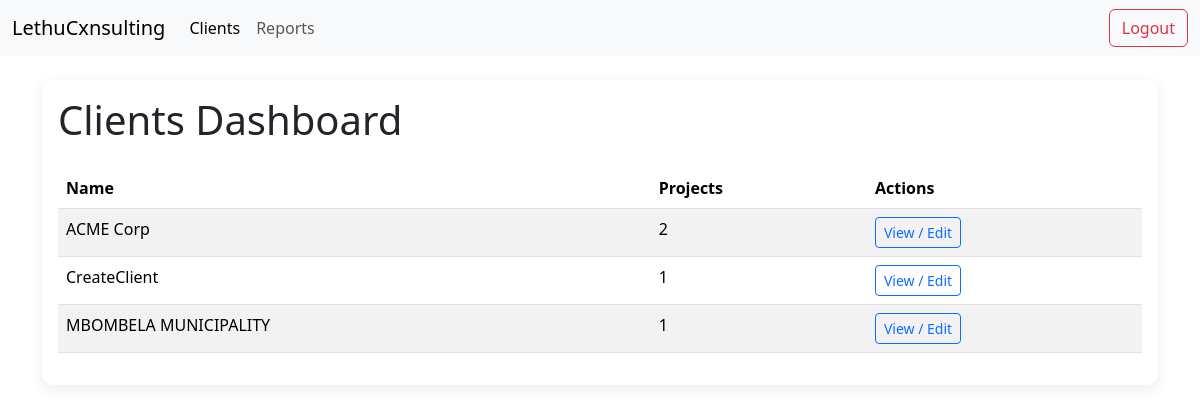
Screenshot of /clients/ (signed in) with the database file from the repository.
### audit/models.py (models this page shows, shortened)
class Client(models.Model):
    name = models.CharField(max_length=200)
    contact_name = models.CharField(max_length=200, blank=True, null=True)
    contact_email = models.EmailField(blank=True, null=True)
    contact_phone = models.CharField(max_length=50, blank=True, null=True)
    address = models.TextField(blank=True, null=True)

### audit/views.py (the view)
# urls.py: path('clients/', ClientDashboard.as_view(), name='client-dashboard'),
class ClientDashboard(LoginRequiredMixin, TemplateView):
    template_name = 'dashboard/clients/index.html'
    login_url = '/'
    def get_context_data(self, **kwargs):
        ctx = super().get_context_data(**kwargs)
        from audit.models import Client
        ctx['clients'] = Client.objects.all().order_by('name')
        return ctx

### templates/dashboard/clients/index.html (shortened to what this page needs)
{% extends 'assets/base.html' %}
{% block content %}
    <h1 class="mb-4">Clients Dashboard</h1>
    {% if clients %}
        <div class="table-responsive">
            <table class="table table-striped table-hover" id="clients-table">
                <thead>
                    <tr>
                        <th>Name</th>
                        <th>Projects</th>
                        <th>Actions</th>
                    </tr>
                </thead>
                <tbody>
                    {% for client in clients %}
                        <tr data-client-id="{{ client.id }}">
                            <td class="client-name">{{ client.name }}</td>
                            <td>{{ client.project_set.count }}</td>
                            <td>
                                <button class="btn btn-sm btn-outline-primary" data-app-action="client-view" data-client-id="{{ client.id }}">View / Edit</button>
                            </td>
                        </tr>
                    {% endfor %}
                </tbody>
            </table>
        </div>
    {% else %}
        <p>No clients found.</p>
    {% endif %}
{% endblock %}

### rows the page displays
Client: name "ACME Corp", project_set.count "2"
Client: name "CreateClient", project_set.count "1"
Client: name "MBOMBELA MUNICIPALITY", project_set.count "1"
